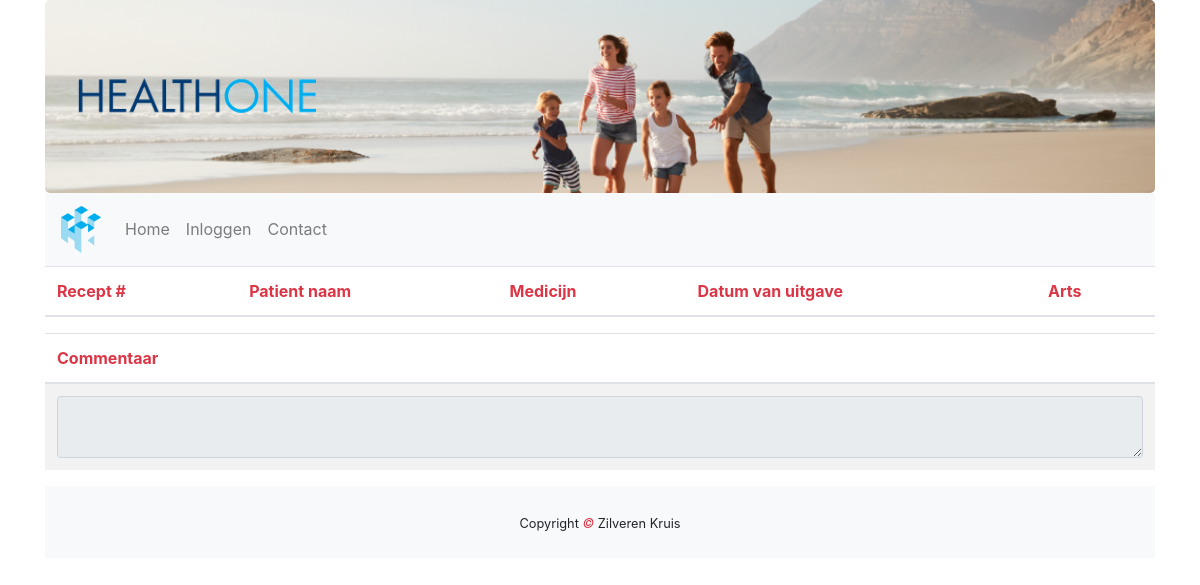
The app's page /zorgverzekeraar/recepten/recept_info.php?id=6, older data.
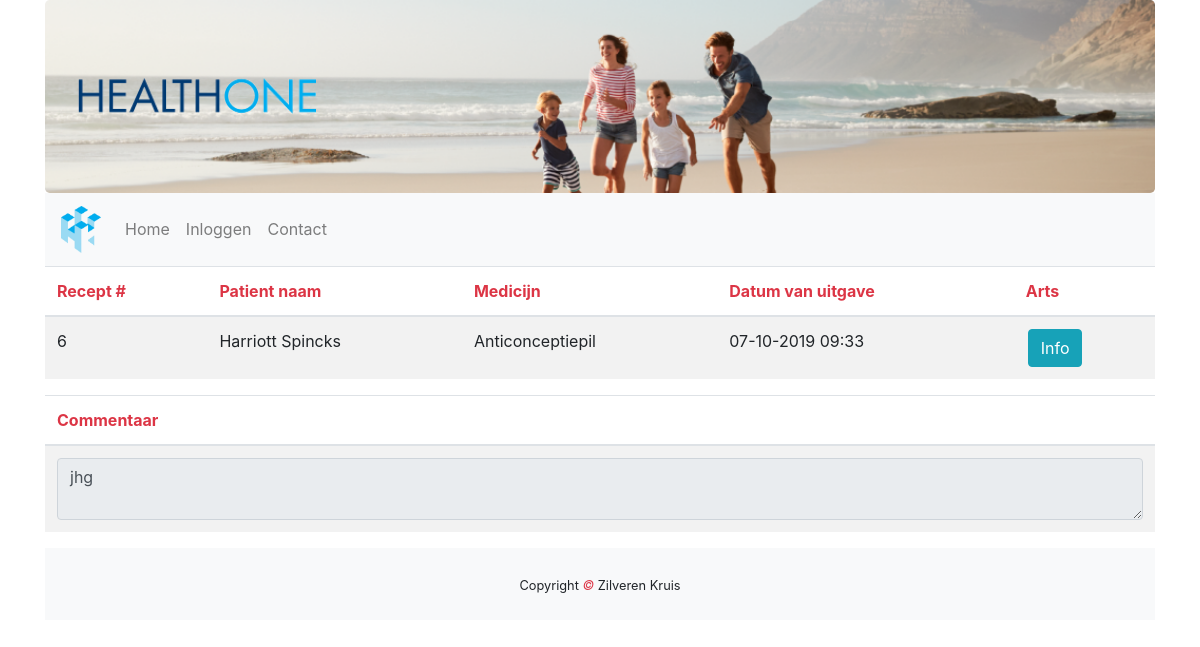
The same page, newer data.
### tables this page shows
CREATE TABLE `recept` (
  `recept_id` int(11) UNSIGNED NOT NULL,
  `patient_id` int(45) UNSIGNED NOT NULL,
  `dosis` varchar(45) DEFAULT NULL,
  `herhalingsrecept` tinyint(4) DEFAULT NULL,
  `medicijn_id` int(11) UNSIGNED NOT NULL,
  `commentaar` text NOT NULL,
  `datum` text NOT NULL,
  `afgehandeld` tinyint(1) NOT NULL DEFAULT 0
);

CREATE TABLE `patient` (
  `patient_id` int(255) NOT NULL,
  `naam` varchar(255) NOT NULL,
  `email` varchar(255) NOT NULL,
  `telefoon` varchar(255) NOT NULL,
  `geboortedatum` date NOT NULL,
  `adres` varchar(255) NOT NULL,
  `verzekeringnummer` int(255) NOT NULL,
  `arts_id` int(11) NOT NULL
);

CREATE TABLE `medicijn` (
  `id` int(11) NOT NULL,
  `naam` varchar(45) DEFAULT NULL,
  `fabrikant` varchar(50) DEFAULT NULL,
  `vergoeding` tinyint(1) NOT NULL DEFAULT 0,
  `bijwerkingen` varchar(255) DEFAULT NULL,
  `effect` varchar(255) DEFAULT NULL,
  `prijs` double(10,2) DEFAULT NULL
);

### zorgverzekeraar/recepten/recept_info.php (the view, shortened to what this page needs)
<!DOCTYPE html>
<html lang="en">
<head>
    <link rel="stylesheet" href="https://maxcdn.bootstrapcdn.com/bootstrap/4.3.1/css/bootstrap.min.css">
    <link rel="stylesheet" href="../../css/index.css">
</head>
<body>
<div class="container">
    <div class="jumbotron text-center" ">
    <div class="row">
        <div class="col-sm-3">
            <img class="d-none d-sm-block img-fluid" src="../../img/healthtwo_text_transparent.png" alt="Logo">
        </div>
    </div>
</div>
<nav class="navbar navbar-expand-sm bg-light navbar-light sticky-top">
    <a class="navbar-brand" href="../../index.php">
        <img class="navbrand" src="../../img/healthtwo_logo_transparent.png" alt="Logo">
    </a>
    <div class="collapse navbar-collapse" id="collapse_target">
        <ul class="navbar-nav">
            <li class="nav-item">
                <a class="nav-link" href="../../index.php">Home</a>
            </li>
            <li class="nav-item">
                <a class="nav-link" href="#">Inloggen</a>
            </li>
            <li class="nav-item">
                <a class="nav-link" href="../../contact.php">Contact</a>
            </li>
        </ul>
    </div>
</nav>
<div class="table-responsive">
    <table class="table table-striped">
        <thead>
            <tr>
                <th class="text-danger">Recept #</th>
                <th class="text-danger">Patient naam</th>
                <th class="text-danger">Medicijn</th>
                <th class="text-danger">Datum van uitgave</th>
                <th class="text-danger">Arts</th>
            </tr>
        </thead>
        <tbody>
            <?php
            try {
                    $db = new PDO("mysql:host=localhost;dbname=healthone","root","");
                    $recept_id = $_GET['id'];
                    $query = $db->prepare("SELECT * FROM recept WHERE recept_id = $recept_id");
                    $query->execute();
                    $result = $query->fetchAll(PDO::FETCH_ASSOC);
                    foreach ($result as &$data){
                        $id = $data['patient_id'];
                        $medicijn_id = $data['medicijn_id'];
                        $query2 = $db->prepare("SELECT * FROM patient WHERE patient_id = $id");
                        $query2->execute();
                        $result2 = $query2->fetchAll(PDO::FETCH_ASSOC);
                        echo "<tr>";
                        echo "<td>".$data['recept_id']."</td>";
                        foreach ($result2 as &$data2) {
                            echo "<td>".$data2['naam'] ."</td>";
                            $query3 = $db->prepare("SELECT * FROM medicijn WHERE id = $medicijn_id");
                            $query3->execute();
                            $result3 = $query3->fetchAll(PDO::FETCH_ASSOC);
                            foreach ($result3 as &$data3) {
                                echo "<td>".$data3['naam'] ."</td>";
                            }
                        }
                        echo "<td>".$data['datum']."</td>";
                        echo "<td><a href='recept_info.php?id=".$data['recept_id']."'>"."<button type=\"button\" class=\"btn btn-info\">Info</button></a></td>";
                        echo "</tr>";
                    }
                }
                catch(PDOException $e){
                    die("OEPS iets is fout!".$e->getMessage());
                }
            ?>
        </tbody>
    </table>
</div>
<table class="table table-striped">
    <thead>
    <tr>
        <th class="text-danger">Commentaar<br></th>
    </tr>
    </thead>
    <tbody>
    <td><textarea class="form-control" readonly><?php echo $data['commentaar']; ?></textarea></td>
    </tbody>
</table>
<footer class="py-4 bg-light text-dark-50 text-center">
    <small>Copyright <em class="text-danger"> &copy; </em>Zilveren Kruis</small>
</footer>
</body>
</html>

Row changes from the older to the newer data that the page shows:
added recept: recept "6", datum "07-10-2019 09:33", commentaar "jhg"
now on this page (row unchanged): patient: naam "Harriott Spincks"
now on this page (row unchanged): medicijn: naam "Anticonceptiepil"
